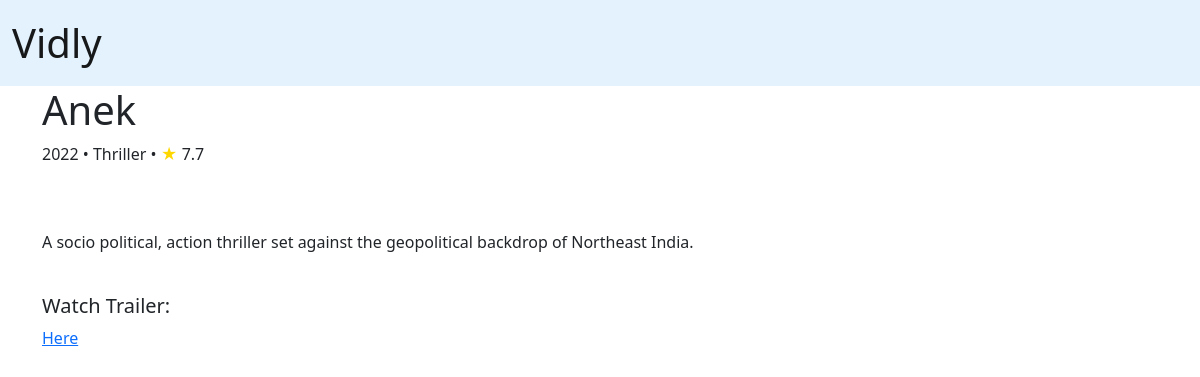
The app's page /movies/4 with its own data.
### movies/models.py (models this page shows, shortened)
class Movie(models.Model):
    title = models.CharField(max_length=255)
    release_year = models.IntegerField()
    rating = models.FloatField(null=True, validators=[validators.MaxValueValidator(10.0)])
    description = models.TextField(null=True)
    genre = models.ForeignKey(Genre, on_delete=models.CASCADE)
    trailer = models.CharField(max_length=255, null=True)
    date_created = models.DateTimeField(default=timezone.now)

class Genre(models.Model):
    name = models.CharField(max_length=255)
    def __str__(self):
        return self.name

### movies/views.py (the view)
# urls.py: path("movies/<int:id>", views.detail, name="movie_detail"),
def detail(request, id):
    movie = get_object_or_404(Movie, pk=id)
    return render(request, "movies/detail.html", {"movie": movie})

### movies/templates/movies/detail.html
{% extends 'movies/base.html' %}
{% block content %}
<h1>{{ movie.title }}</h1>
<p class="sub-heading">{{ movie.release_year }} &bullet; {{ movie.genre }} &bullet; <span style="color: gold;">&starf;</span> {{ movie.rating }}</p>
<br>
<br>
<p class="description">{{ movie.description }}</p>
<br>
<h5>Watch Trailer:</h5>
<a href="{{ movie.trailer }}">Here</a>
{% endblock %}

### records on screen
Movie: title "Anek", release_year "2022", genre "Thriller", rating "7.7", description "A socio political, action thriller set against the geopolitical backdrop of Northeast India."
